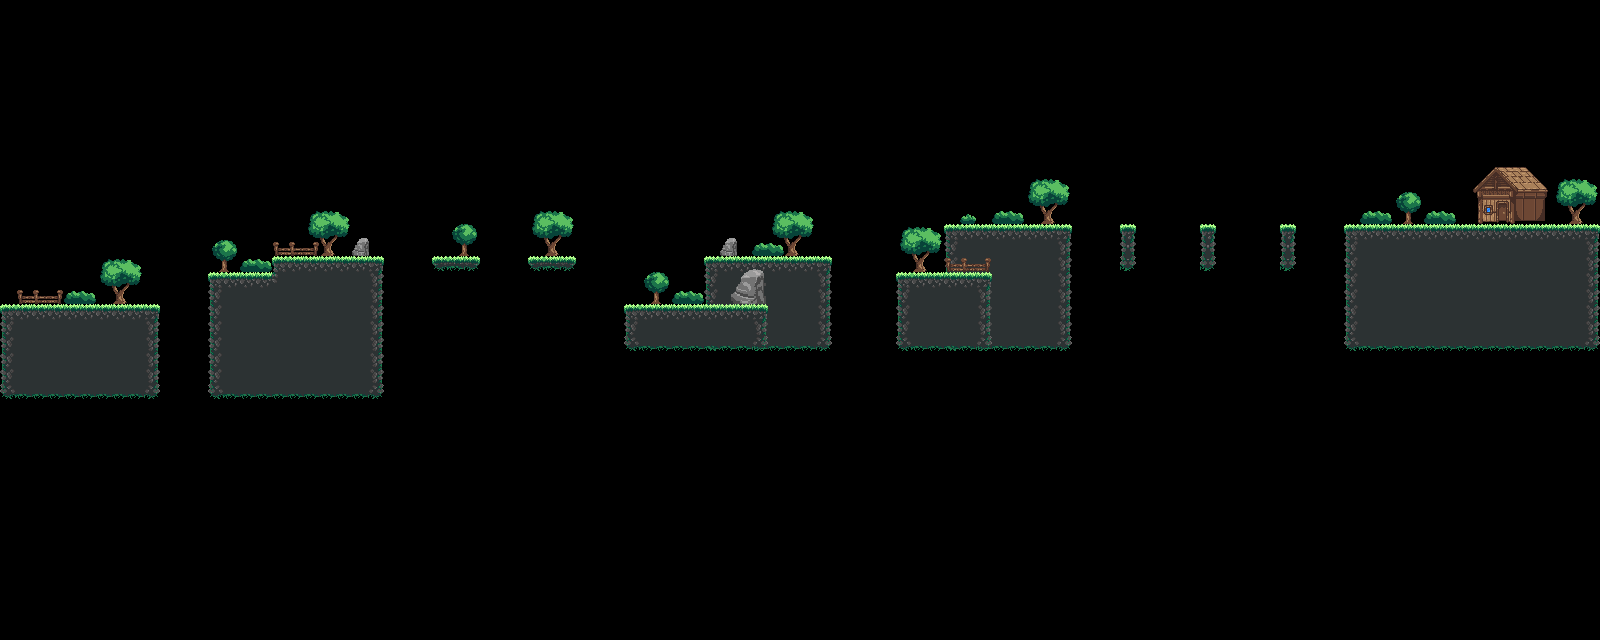

The image is a tile-based game level rendered from a .tmx file. Its description and source (layers, tilesets, objects; grid data summarised) follow:
An orthogonal 100x40 tile map with 16x16 px tiles, 3 tile layers (sub_ground, ground, enviroment) and 20 objects (15x box_collider, 3x enemy_blob, 2x platform).

<map version="1.4" tiledversion="2021.01.13" orientation="orthogonal" renderorder="right-down" width="100" height="40" tilewidth="16" tileheight="16" infinite="0" nextlayerid="5" nextobjectid="23">
 <tileset firstgid="1" source="../tilesets/tileset.tsx" />
 <layer id="3" name="sub_ground" width="100" height="40">
  <data>[4000 cells, 112 non-empty, 9 distinct tile ids]</data>
 </layer>
 <layer id="1" name="ground" width="100" height="40">
  <data>[4000 cells, 355 non-empty, 16 distinct tile ids]</data>
 </layer>
 <layer id="2" name="enviroment" width="100" height="40">
  <data>[4000 cells, 140 non-empty, 54 distinct tile ids]</data>
 </layer>
 <objectgroup id="4" name="objects">
  <object id="1" name="box_collider" x="0" y="304" width="160" height="96" />
  <object id="2" name="box_collider" x="208" y="272" width="64" height="128" />
  <object id="3" name="box_collider" x="272" y="256" width="112" height="144" />
  <object id="4" name="box_collider" x="432" y="256" width="48" height="16" />
  <object id="5" name="box_collider" x="528" y="256" width="48" height="16" />
  <object id="6" name="box_collider" x="624" y="304" width="144" height="48" />
  <object id="7" name="platform" x="704" y="256" width="64" height="1" />
  <object id="8" name="box_collider" x="768" y="256" width="64" height="16" />
  <object id="9" name="box_collider" x="816" y="272" width="16" height="80" />
  <object id="10" name="platform" x="944" y="224" width="48" height="1" />
  <object id="11" name="box_collider" x="896" y="272" width="96" height="80" />
  <object id="12" name="box_collider" x="992" y="224" width="80" height="16" />
  <object id="13" name="box_collider" x="1120" y="224" width="16" height="48" />
  <object id="14" name="box_collider" x="1200" y="224" width="16" height="48" />
  <object id="15" name="box_collider" x="1280" y="224" width="16" height="48" />
  <object id="16" name="box_collider" x="1344" y="224" width="256" height="128" />
  <object id="17" name="box_collider" x="1600" y="114" width="16" height="110" />
  <object id="19" name="enemy_blob" x="672" y="288" width="16" height="16" />
  <object id="20" name="enemy_blob" x="992" y="208" width="16" height="16" />
  <object id="21" name="enemy_blob" x="1440" y="208" width="16" height="16" />
 </objectgroup>
</map>